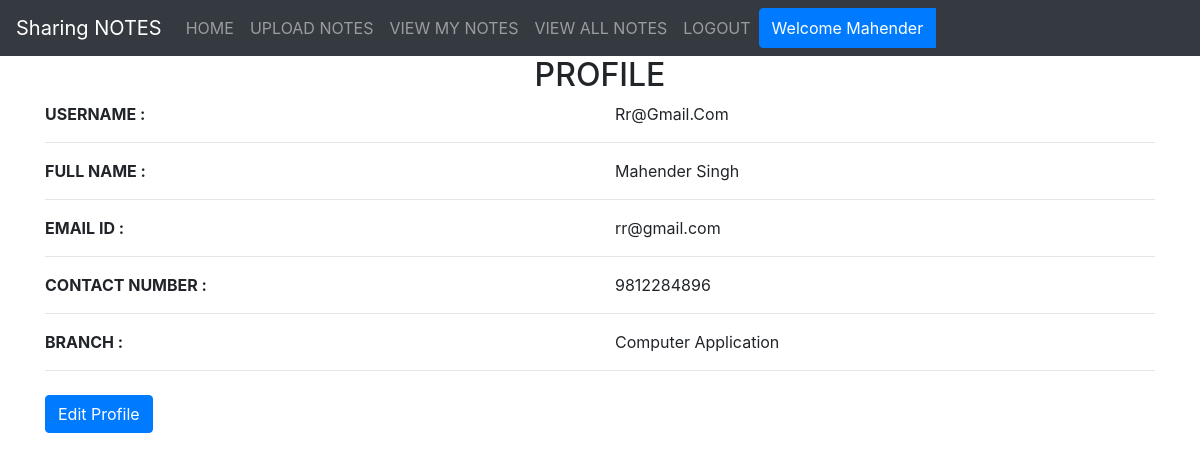
The page /profile/ (signed in) on the database its author committed.
### notes/models.py (models this page shows, shortened)
class Signup(models.Model):
    user = models.ForeignKey(User,on_delete=models.CASCADE,default="")
    contact = models.CharField(max_length=13,null=True)
    branch= models.CharField(max_length=30,default="")
    role= models.CharField(max_length=30,default="")

### notes/views.py (the view)
# urls.py: path('profile/', views.profile, name="profile"),
def profile(request):
    if not request.user.is_authenticated:
        return redirect('login')
    user = User.objects.get(id=request.user.id)
    data = Signup.objects.get(user=user)
    d = {'data': data,'user':user}
    return render(request,'profile.html',d)

### notes/templates/profile.html
{% extends "usernavigation.html" %}
{% load static %}
{% block content %}
<div class="container">
    <h2 class="text-center">PROFILE</h2>
    <div class="row">
        <div class="col-md-6">
            <b>USERNAME :</b>
        </div>
        <div class="col-md-6" style="text-transform:capitalize">
            {{data.user.username}}
        </div>
    </div>
    <hr>
    <div class="row">
        <div class="col-md-6">
            <b>FULL NAME :</b>
        </div>
        <div class="col-md-6" style="text-transform:capitalize">
            {{data.user.first_name}} {{data.user.last_name}}
        </div>
    </div>
    <hr>
    <div class="row">
        <div class="col-md-6">
            <b>EMAIL ID :</b>
        </div>
        <div class="col-md-6">
            {{data.user.username}}
        </div>
    </div>
    <hr>
    <div class="row">
        <div class="col-md-6">
            <b>CONTACT NUMBER :</b>
        </div>
        <div class="col-md-6">
            {{data.contact}}
        </div>
    </div>
    <hr>
    <div class="row">
        <div class="col-md-6">
            <b>BRANCH :</b>
        </div>
        <div class="col-md-6">
            {{data.branch}}
        </div>
    </div>
    <hr>
    <a href="{% url 'edit' %}" class="btn btn-primary mt-2">Edit Profile</a>
</div>
{% endblock %}

### notes/templates/usernavigation.html (shortened to what this page needs)
<!DOCTYPE html>
{% load static %}
<html lang="en">
<head>
    <link rel="stylesheet" href="https://maxcdn.bootstrapcdn.com/bootstrap/4.3.1/css/bootstrap.min.css">
    <link rel="stylesheet" href="https://use.fontawesome.com/releases/v5.6.3/css/all.css"
>
    <link rel="stylesheet" href="{% static 'css/mystyle.css' %}">
</head>
<body>
<nav class="navbar navbar-expand-md bg-dark navbar-dark">
    <a class="navbar-brand" href="{% url 'home' %}">Sharing NOTES</a>
  <div class="collapse navbar-collapse" id="collapsibleNavbar">
    <ul class="navbar-nav">
        <li class="nav-item">
            <a class="nav-link" href="{% url 'profile' %}">HOME</a>
        </li>
        <li class="nav-item">
            <a class="nav-link" href="{% url 'upload_notes' %}">UPLOAD NOTES</a>
        </li>
        <li class="nav-item">
            <a class="nav-link" href="{% url 'view_mynotes' %}">VIEW MY NOTES</a>
        </li>
        <li class="nav-item">
            <a class="nav-link" href="{% url 'viewallnotes' %}">VIEW ALL NOTES</a>
        </li>
        <li class="nav-item">
            <a class="nav-link" href="{% url 'logout'%}">LOGOUT</a>
        </li>
        <div class="btn-group">
            <button type="button" class="btn btn-primary dropdown-toggle=" data-toggle="dropdown"> Welcome {{request.user.first_name}}</button>
        </div>
    </ul>
  </div>
</nav>
{% block content %}
{% endblock %}
</body>
</html>

### notes/static/css/mystyle.css (style rules this page uses)
.nav-link { color:black }
.container { width:100%; height:300px; }

### rows shown on the page
Signup: user.username "Rr@gmail.com", user.first_name "Mahender", user.last_name "Singh", user.username "rr@gmail.com", contact "9812284896", branch "Computer Application"

### other values the page prints
{{ request.user.first_name }} "Mahender"
